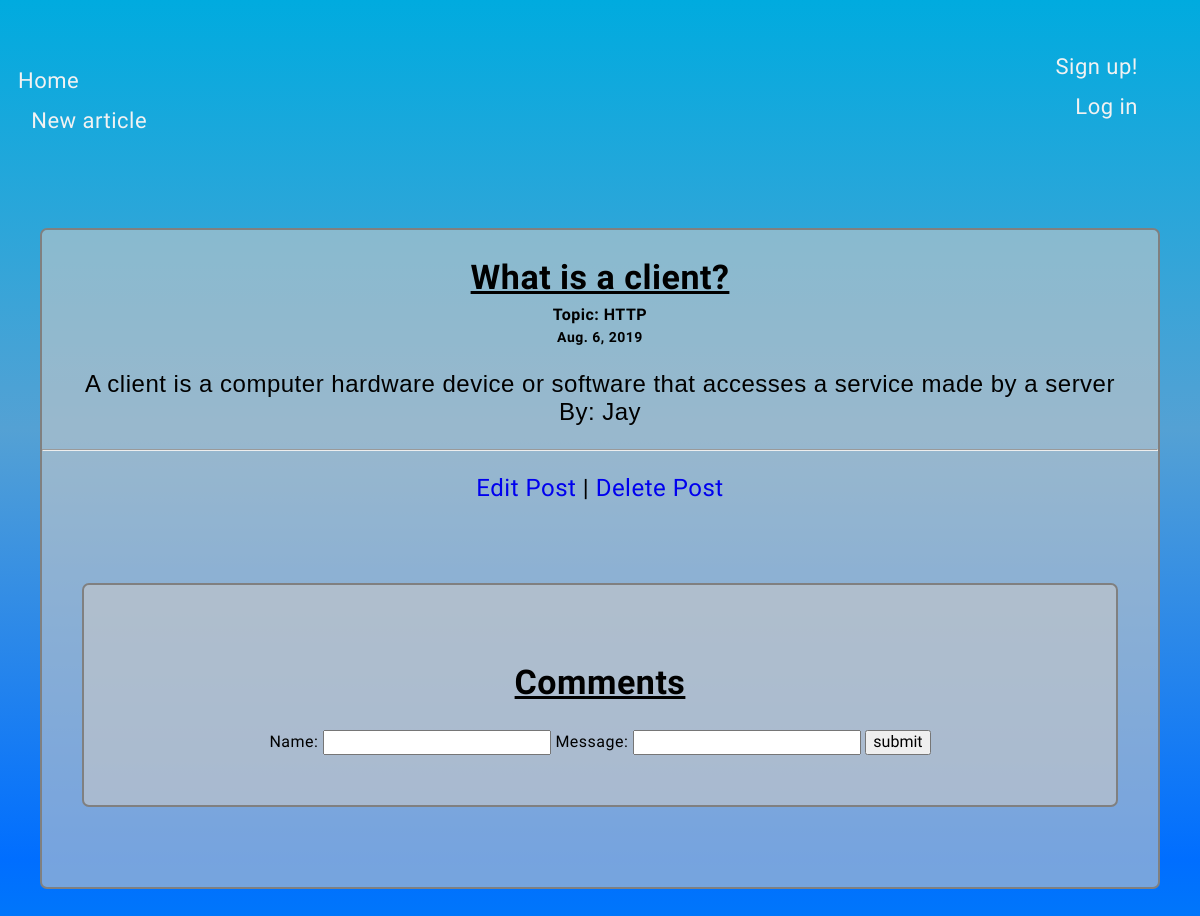
Page /home/8 on the committed database.
### blog_app/models.py (models this page shows, shortened)
class Article(models.Model):
    title = models.CharField(max_length=255, null=False)
    body = models.TextField()
    draft = models.BooleanField(default=True)
    published_date = models.DateField()
    author = models.CharField(max_length=255, null=False)

class Topic(models.Model):
    name_of_topic = models.CharField(max_length=255, null=True)
    article = models.ManyToManyField('Article', related_name="article_topics")
    def __str__(self):
        return f'{self.name_of_topic}'

### blog_app/views.py (the view)
# urls.py: path('home/<int:id>', post_show, name='post_details'),
def post_show(request, id):
    article = Article.objects.get(pk=id)
    form = CommentForm()
    context = {
        'article': article,
        'comments': Comment.objects.filter(article=article),
        'form': form,
        'topics': Topic.objects.all()
    }
    return render(request, 'post.html', context)

### blog_app/models.py
class CommentForm(ModelForm):
    class Meta:
        model = Comment
        fields = ['name', 'message']

### blog_app/templates/post.html (shortened to what this page needs)
{% extends 'base.html' %}
{% block content %}
<div class='post-container'>
    <div class="post">
        <h2>{{article.title}}</h2>
           {% for top in topics %}
                        {% if top.id == article.id %}
                            <h6>Topic: {{top}}</h6>
                        {% endif %}
                    {% endfor %}
        <h6 class="date" >{{article.published_date}}</h6>
        <p>{{article.body}}
            <span class='author'> By: {{article.author}}</span>
            <hr >
        </p>
    <div class='edit-post-button'>
        <a href="{% url 'edit_article' article.id %}">Edit Post</a> |
        <a class='delete-post-button' href="{% url 'delete_article' article.id %}">Delete Post</a>
    </div>
    <div class="comment-container">
        <h2> Comments </h2>
        <form class='comment-form' action="{% url 'create_comment' %}" method="post">
                <div class='form-name' >
                    <label for='form-name' name='form-name' > Name: </label>
                        {{form.name}}
                    <label for='form-message' name='form-message'  > Message: </label>
                        {{form.message}}
                    <input class="form-submit" type="submit" name="submit" value="submit" >
                </div>
        </form>
    </div>
</div>
{% endblock %}

### blog_app/static/style.css (style rules this page uses)
body { background: linear-gradient(0deg, rgb(0, 171, 223), rgb(0, 110, 255), rgb(84, 161, 212), rgb(0, 171, 223)); color: white; background-repeat: repeat; background-size: cover; font-family: 'Oleo Script Swash Caps', cursive; letter-spacing: 0.5px; }
p, h3, h2 { text-align: center; }
h2 { font-size: 34px; text-decoration: underline; }
p { padding: 0 20px; font-size: 24px; font-family: Helvetica, sans-serif; }
.author { display: block; text-align: center; }
.post { background: rgba(201, 201, 201, 0.589); border: 2px solid gray; border-radius: 7px; margin-top: 20px; color: black; margin-left: 40px; margin-right: 40px; }
.post a { text-decoration: none; }
.post-container { margin-top: -40px; padding-bottom: 400px; }
.edit-post-button { display: block; text-align: center; width: 100%; font-size: 24px; }
.comment-form { display: block; text-align: center; width: 100%; }
.date { font-size: 14px; text-align: center; margin-top: -20px; }
h6 { margin-top: -20px; text-align: center; font-size: 16px; margin-bottom: 25px; }
.comment-container { background: rgba(201, 201, 201, 0.589); border: 2px solid gray; border-radius: 7px; padding: 50px 0; margin: 80px 40px; color: black; }

### rows in the picture
Article: title "What is a client?", published_date "Aug. 6, 2019", body "A client is a computer hardware device or software that accesses a service made by a server", author "Jay"
Topic: name_of_topic "HTTP"
